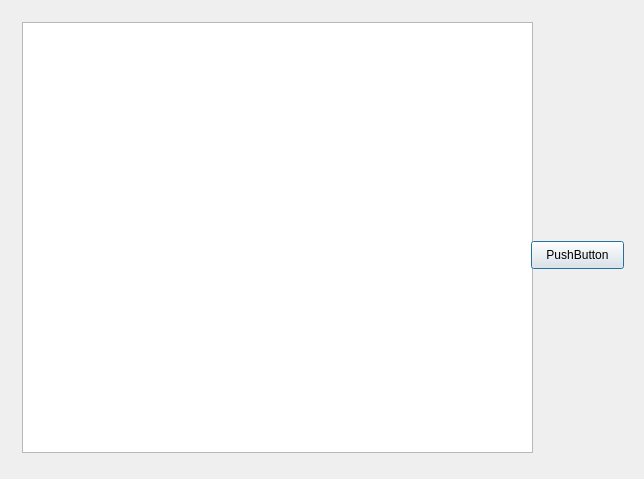
<?xml version="1.0" encoding="UTF-8"?>
<ui version="4.0">
 <class>PackageListWindow</class>
 <widget class="QDialog" name="PackageListWindow">
  <property name="geometry">
   <rect>
    <x>0</x>
    <y>0</y>
    <width>644</width>
    <height>479</height>
   </rect>
  </property>
  <property name="windowTitle">
   <string>Dialog</string>
  </property>
  <layout class="QGridLayout" name="gridLayout_2">
   <item row="0" column="0" rowspan="2">
    <widget class="QWidget" name="widget" native="true">
     <widget class="QTableWidget" name="PkgListTb">
      <property name="geometry">
       <rect>
        <x>11</x>
        <y>11</y>
        <width>511</width>
        <height>431</height>
       </rect>
      </property>
      <property name="sizePolicy">
       <sizepolicy hsizetype="Fixed" vsizetype="Expanding">
        <horstretch>60</horstretch>
        <verstretch>20</verstretch>
       </sizepolicy>
      </property>
     </widget>
     <widget class="QPushButton" name="pushButton_3">
      <property name="geometry">
       <rect>
        <x>520</x>
        <y>230</y>
        <width>93</width>
        <height>28</height>
       </rect>
      </property>
      <property name="text">
       <string>PushButton</string>
      </property>
     </widget>
    </widget>
   </item>
  </layout>
 </widget>
 <resources/>
 <connections/>
</ui>
